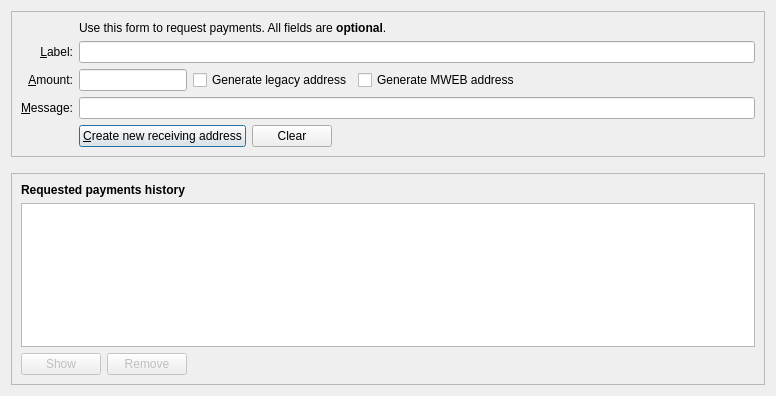
<?xml version="1.0" encoding="UTF-8"?>
<ui version="4.0">
 <class>ReceiveCoinsDialog</class>
 <widget class="QDialog" name="ReceiveCoinsDialog">
  <property name="geometry">
   <rect>
    <x>0</x>
    <y>0</y>
    <width>776</width>
    <height>396</height>
   </rect>
  </property>
  <layout class="QVBoxLayout" name="verticalLayout" stretch="0,0,1">
   <item>
    <widget class="QFrame" name="frame2">
     <property name="sizePolicy">
      <sizepolicy hsizetype="Preferred" vsizetype="Expanding">
       <horstretch>0</horstretch>
       <verstretch>0</verstretch>
      </sizepolicy>
     </property>
     <property name="frameShape">
      <enum>QFrame::StyledPanel</enum>
     </property>
     <property name="frameShadow">
      <enum>QFrame::Sunken</enum>
     </property>
     <layout class="QVBoxLayout" name="verticalLayout_3">
      <item>
       <layout class="QGridLayout" name="gridLayout">
        <item row="5" column="0">
         <widget class="QLabel" name="label">
          <property name="toolTip">
           <string>An optional amount to request. Leave this empty or zero to not request a specific amount.</string>
          </property>
          <property name="text">
           <string>&amp;Amount:</string>
          </property>
          <property name="alignment">
           <set>Qt::AlignRight|Qt::AlignTrailing|Qt::AlignVCenter</set>
          </property>
          <property name="buddy">
           <cstring>reqAmount</cstring>
          </property>
         </widget>
        </item>
        <item row="6" column="0">
         <widget class="QLabel" name="label_3">
          <property name="toolTip">
           <string>An optional message to attach to the payment request, which will be displayed when the request is opened. Note: The message will not be sent with the payment over the Ferrite network.</string>
          </property>
          <property name="text">
           <string>&amp;Message:</string>
          </property>
          <property name="alignment">
           <set>Qt::AlignRight|Qt::AlignTrailing|Qt::AlignVCenter</set>
          </property>
          <property name="buddy">
           <cstring>reqMessage</cstring>
          </property>
         </widget>
        </item>
        <item row="4" column="2">
         <widget class="QLineEdit" name="reqLabel">
          <property name="toolTip">
           <string>An optional label to associate with the new receiving address (used by you to identify an invoice).  It is also attached to the payment request.</string>
          </property>
         </widget>
        </item>
        <item row="2" column="2">
         <widget class="QLabel" name="label_5">
          <property name="text">
           <string>Use this form to request payments. All fields are &lt;b&gt;optional&lt;/b&gt;.</string>
          </property>
         </widget>
        </item>
        <item row="4" column="0">
         <widget class="QLabel" name="label_2">
          <property name="toolTip">
           <string>An optional label to associate with the new receiving address.</string>
          </property>
          <property name="text">
           <string>&amp;Label:</string>
          </property>
          <property name="alignment">
           <set>Qt::AlignRight|Qt::AlignTrailing|Qt::AlignVCenter</set>
          </property>
          <property name="buddy">
           <cstring>reqLabel</cstring>
          </property>
         </widget>
        </item>
        <item row="6" column="2">
         <widget class="QLineEdit" name="reqMessage">
          <property name="toolTip">
           <string>An optional message that is attached to the payment request and may be displayed to the sender.</string>
          </property>
         </widget>
        </item>
        <item row="7" column="2">
         <layout class="QHBoxLayout" name="horizontalLayout">
          <item>
           <widget class="QPushButton" name="receiveButton">
            <property name="minimumSize">
             <size>
              <width>150</width>
              <height>0</height>
             </size>
            </property>
            <property name="text">
             <string>&amp;Create new receiving address</string>
            </property>
            <property name="icon">
             <iconset resource="../bitcoin.qrc">
              <normaloff>:/icons/receiving_addresses</normaloff>:/icons/receiving_addresses</iconset>
            </property>
            <property name="autoDefault">
             <bool>false</bool>
            </property>
            <property name="default">
             <bool>true</bool>
            </property>
           </widget>
          </item>
          <item>
           <widget class="QPushButton" name="clearButton">
            <property name="sizePolicy">
             <sizepolicy hsizetype="Minimum" vsizetype="Fixed">
              <horstretch>0</horstretch>
              <verstretch>0</verstretch>
             </sizepolicy>
            </property>
            <property name="toolTip">
             <string>Clear all fields of the form.</string>
            </property>
            <property name="text">
             <string>Clear</string>
            </property>
            <property name="icon">
             <iconset resource="../bitcoin.qrc">
              <normaloff>:/icons/remove</normaloff>:/icons/remove</iconset>
            </property>
            <property name="autoDefault">
             <bool>false</bool>
            </property>
           </widget>
          </item>
          <item>
           <spacer name="horizontalSpacer">
            <property name="orientation">
             <enum>Qt::Horizontal</enum>
            </property>
            <property name="sizeHint" stdset="0">
             <size>
              <width>40</width>
              <height>20</height>
             </size>
            </property>
           </spacer>
          </item>
         </layout>
        </item>
        <item row="7" column="0">
         <widget class="QLabel" name="label_7">
          <property name="text">
           <string/>
          </property>
         </widget>
        </item>
        <item row="5" column="2">
         <layout class="QHBoxLayout" name="horizontalLayout_6">
          <item>
           <widget class="BitcoinAmountField" name="reqAmount">
            <property name="sizePolicy">
             <sizepolicy hsizetype="Fixed" vsizetype="Fixed">
              <horstretch>0</horstretch>
              <verstretch>0</verstretch>
             </sizepolicy>
            </property>
            <property name="minimumSize">
             <size>
              <width>80</width>
              <height>0</height>
             </size>
            </property>
            <property name="maximumSize">
             <size>
              <width>1000</width>
              <height>100</height>
             </size>
            </property>
            <property name="toolTip">
             <string>An optional amount to request. Leave this empty or zero to not request a specific amount.</string>
            </property>
           </widget>
          </item>
          <item>
           <widget class="QCheckBox" name="useLegacyAddress">
            <property name="sizePolicy">
             <sizepolicy hsizetype="Fixed" vsizetype="Fixed">
              <horstretch>0</horstretch>
              <verstretch>0</verstretch>
             </sizepolicy>
            </property>
            <property name="maximumSize">
             <size>
              <width>1000</width>
              <height>16777215</height>
             </size>
            </property>
            <property name="focusPolicy">
             <enum>Qt::StrongFocus</enum>
            </property>
            <property name="toolTip">
             <string>Native segwit addresses (aka Bech32 or BIP-173) reduce your transaction fees later on and offer better protection against typos, but old wallets don't support them. When checked, an address compatible with older wallets will be created instead.</string>
            </property>
            <property name="text">
             <string>Generate legacy address</string>
            </property>
           </widget>
          </item>
          
          
          <item>
           <widget class="QCheckBox" name="useMWEB">
            <property name="text">
             <string>Generate MWEB address</string>
            </property>
           </widget>
          </item>
          
          
          <item>
           <spacer name="horizontalSpacer_3">
            <property name="orientation">
             <enum>Qt::Horizontal</enum>
            </property>
            <property name="sizeHint" stdset="0">
             <size>
              <width>0</width>
              <height>0</height>
             </size>
            </property>
           </spacer>
          </item>
         </layout>
        </item>
       </layout>
      </item>
     </layout>
    </widget>
   </item>
   <item>
    <spacer name="verticalSpacer_2">
     <property name="orientation">
      <enum>Qt::Vertical</enum>
     </property>
     <property name="sizeHint" stdset="0">
      <size>
       <width>20</width>
       <height>10</height>
      </size>
     </property>
    </spacer>
   </item>
   <item>
    <widget class="QFrame" name="frame">
     <property name="sizePolicy">
      <sizepolicy hsizetype="Preferred" vsizetype="Expanding">
       <horstretch>0</horstretch>
       <verstretch>0</verstretch>
      </sizepolicy>
     </property>
     <property name="frameShape">
      <enum>QFrame::StyledPanel</enum>
     </property>
     <property name="frameShadow">
      <enum>QFrame::Raised</enum>
     </property>
     <layout class="QVBoxLayout" name="verticalLayout_2">
      <item>
       <widget class="QLabel" name="label_6">
        <property name="font">
         <font>
          <weight>75</weight>
          <bold>true</bold>
         </font>
        </property>
        <property name="text">
         <string>Requested payments history</string>
        </property>
       </widget>
      </item>
      <item>
       <widget class="QTableView" name="recentRequestsView">
        <property name="contextMenuPolicy">
         <enum>Qt::CustomContextMenu</enum>
        </property>
        <property name="tabKeyNavigation">
         <bool>false</bool>
        </property>
        <property name="sortingEnabled">
         <bool>true</bool>
        </property>
       </widget>
      </item>
      <item>
       <layout class="QHBoxLayout" name="horizontalLayout_2">
        <item>
         <widget class="QPushButton" name="showRequestButton">
          <property name="enabled">
           <bool>false</bool>
          </property>
          <property name="toolTip">
           <string>Show the selected request (does the same as double clicking an entry)</string>
          </property>
          <property name="text">
           <string>Show</string>
          </property>
          <property name="icon">
           <iconset resource="../bitcoin.qrc">
            <normaloff>:/icons/edit</normaloff>:/icons/edit</iconset>
          </property>
          <property name="autoDefault">
           <bool>false</bool>
          </property>
         </widget>
        </item>
        <item>
         <widget class="QPushButton" name="removeRequestButton">
          <property name="enabled">
           <bool>false</bool>
          </property>
          <property name="toolTip">
           <string>Remove the selected entries from the list</string>
          </property>
          <property name="text">
           <string>Remove</string>
          </property>
          <property name="icon">
           <iconset resource="../bitcoin.qrc">
            <normaloff>:/icons/remove</normaloff>:/icons/remove</iconset>
          </property>
          <property name="autoDefault">
           <bool>false</bool>
          </property>
         </widget>
        </item>
        <item>
         <spacer name="horizontalSpacer_2">
          <property name="orientation">
           <enum>Qt::Horizontal</enum>
          </property>
          <property name="sizeHint" stdset="0">
           <size>
            <width>40</width>
            <height>20</height>
           </size>
          </property>
         </spacer>
        </item>
       </layout>
      </item>
     </layout>
    </widget>
   </item>
  </layout>
 </widget>
 <customwidgets>
  <customwidget>
   <class>BitcoinAmountField</class>
   <extends>QLineEdit</extends>
   <header>qt/bitcoinamountfield.h</header>
   <container>1</container>
  </customwidget>
 </customwidgets>
 <tabstops>
  <tabstop>reqLabel</tabstop>
  <tabstop>reqAmount</tabstop>
  <tabstop>useLegacyAddress</tabstop>
  <tabstop>reqMessage</tabstop>
  <tabstop>receiveButton</tabstop>
  <tabstop>clearButton</tabstop>
  <tabstop>recentRequestsView</tabstop>
  <tabstop>showRequestButton</tabstop>
  <tabstop>removeRequestButton</tabstop>
 </tabstops>
 <resources>
  <include location="../bitcoin.qrc"/>
 </resources>
 <connections/>
</ui>
